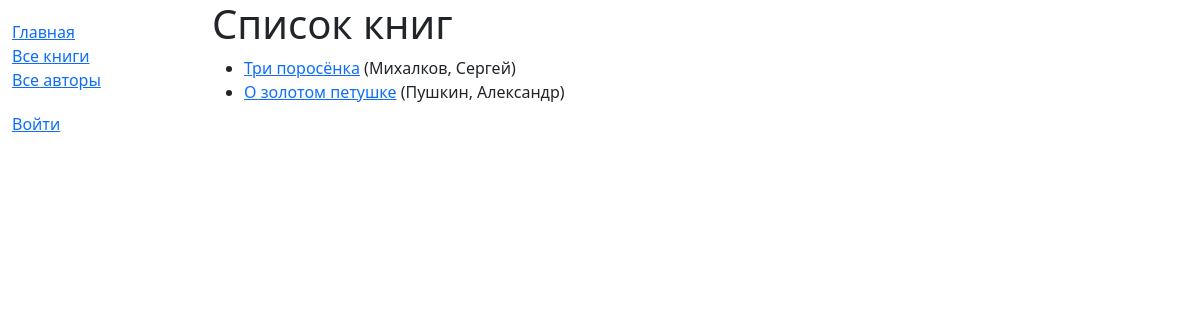
/catalog/books/, run on an earlier commit of the app's database.
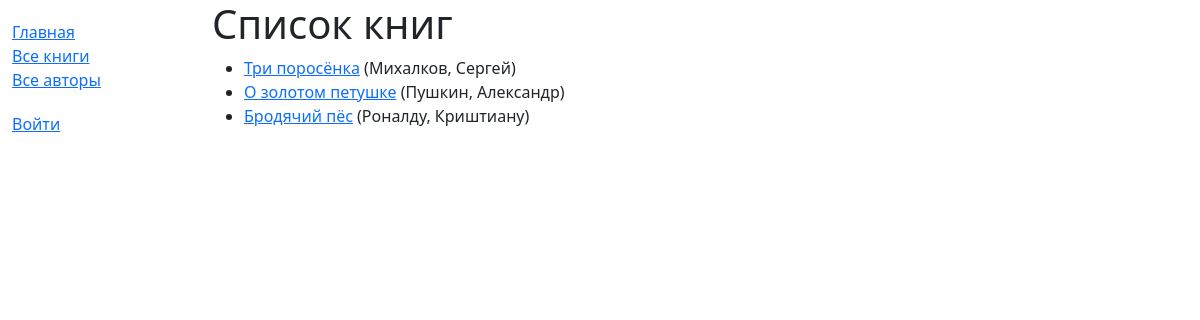
And on a later commit of the database.
### catalog/models.py (models this page shows, shortened)
class Book(models.Model):
    title = models.CharField(max_length=200)
    author = models.ForeignKey('Author', on_delete=models.RESTRICT, null=True)
    summary = models.TextField(
        max_length=1000,
        help_text="Введите краткое описание книги"
    )
    isbn = models.CharField(
        'ISBN',
        max_length=13,
        unique=True,
        help_text='13 символов <a href="https://www.isbn-international.org/content/what-isbn">ISBN</a>'
    )
    genre = models.ManyToManyField(Genre, help_text="Выберите жанр для этой книги")
    language = models.ForeignKey('Language', on_delete=models.SET_NULL, null=True)
    def get_absolute_url(self):
        return reverse('book-detail', args=[str(self.id)])

class Author(models.Model):
    first_name = models.CharField(max_length=100)
    last_name = models.CharField(max_length=100)
    date_of_birth = models.DateField(null=True, blank=True)
    date_of_death = models.DateField('Умер', null=True, blank=True)
    class Meta:
        ordering = ['last_name', 'first_name']
    def __str__(self):
        return f'{self.last_name}, {self.first_name}'

### catalog/views.py (the view)
# urls.py: path('books/', views.BookListView.as_view(), name='books'),
class BookListView(generic.ListView):
    model = Book
    paginate_by = 10

### catalog/templates/catalog/book_list.html
{% extends "base_generic.html" %}
{% block content %}
<h1>Список книг</h1>
{% if book_list %}
<ul>
    {% for book in book_list %}
    <li>
        <a href="{{ book.get_absolute_url }}">{{ book.title }}</a> ({{ book.author }})
    </li>
    {% endfor %}
</ul>
{% else %}
<p>В библиотеке нет книг.</p>
{% endif %}
{% endblock %}

What changed in the data, as far as the page shows it:
added Book: title "Бродячий пёс", author "Роналду, Криштиану"
